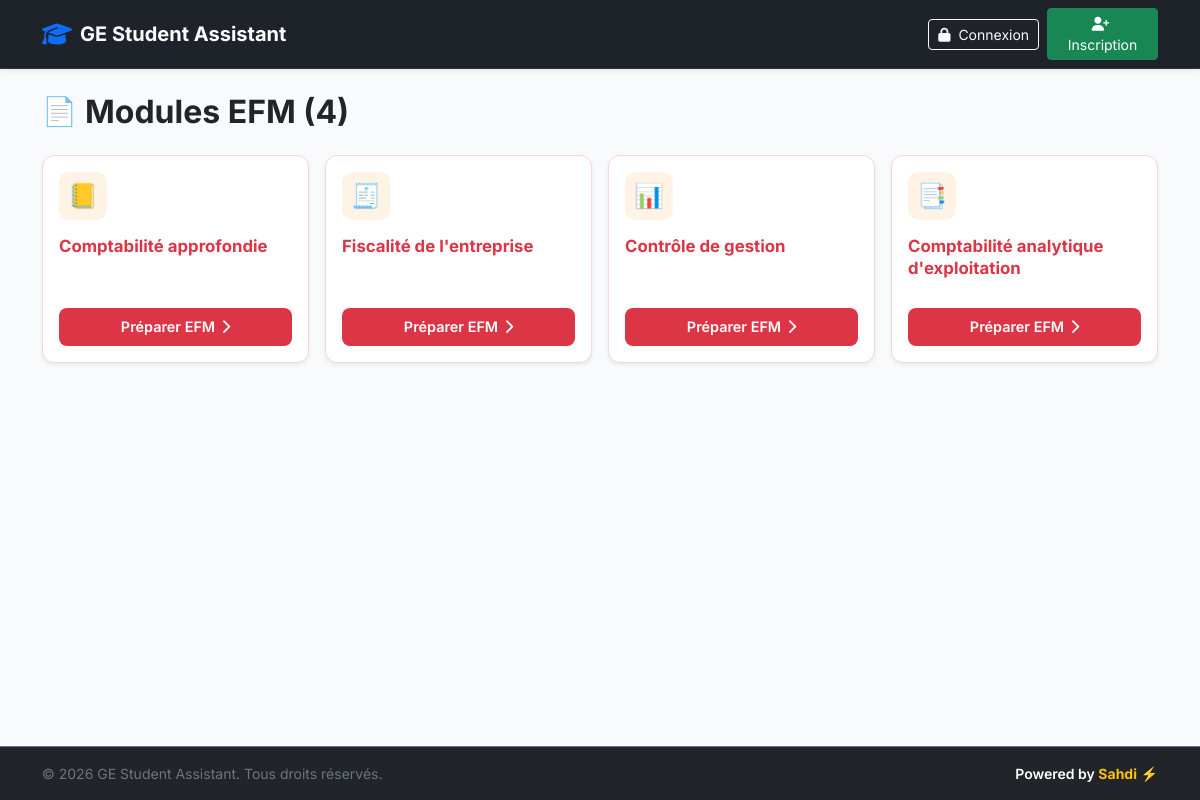
The page /efm-center on the database its author committed.
### tables this page shows
CREATE TABLE modules (
            id INTEGER PRIMARY KEY AUTOINCREMENT,
            name TEXT NOT NULL,
            type TEXT NOT NULL,
            icon TEXT
        );

### app.py (the view)
@app.route("/efm")
@app.route("/efm-center")  # 👈 ضفت هاد المسار باش يخدم مع الـ Navbar
def efm_center():
    conn = get_db()
    efm_modules = conn.execute(
        "SELECT * FROM modules WHERE type = 'EFM'"
    ).fetchall()
    conn.close()
    return render_template("efm_center.html", modules=efm_modules)

### app.py (called while the page is built)
def get_db():
    conn = sqlite3.connect("database.db")
    conn.row_factory = sqlite3.Row
    return conn

@app.before_request
def load_logged_in_user():
    user_id = session.get("user_id")
    if user_id is None:
        g.user = None
    else:
        conn = get_db()
        g.user = conn.execute("SELECT * FROM users WHERE id = ?", (user_id,)).fetchone()
        conn.close()

### templates/efm_center.html (shortened to what this page needs)
{% extends "base.html" %}
{% block content %}
<div class="mb-4">
    <h2 class="fw-bold d-flex align-items-center gap-2 text-dark">
        <span class="fs-3">📄</span> Modules EFM ({{ modules|length }})
    </h2>
</div>
<div class="row g-3">
    {% for module in modules %}
    <div class="col-12 col-sm-6 col-lg-3">
        <div class="card module-card shadow-sm h-100 p-3">
            <div class="card-body p-0 d-flex flex-column">
                <div class="icon-box-exact mb-3">
                    {% if module['id'] == 'comptabilite-approfondie' %}
                        <i class="fa-solid fa-book"></i>
                    {% elif module['id'] == 'fiscalite-entreprise' %}
                        <i class="fa-solid fa-receipt"></i>
                    {% elif module['id'] == 'controle-de-gestion' %}
                        <i class="fa-solid fa-sliders"></i>
                    {% elif module['id'] == 'comptabilite-analytique' %}
                        <i class="fa-solid fa-file-invoice-dollar"></i>
                    {% else %}
                        <span class="fs-4">{{ module["icon"] }}</span>
                    {% endif %}
                </div>
                <h5 class="fw-bold text-danger mb-4 style-title" style="min-height: 48px; font-size: 1.05rem; line-height: 1.3;">
                    {{ module["name"] }}
                </h5>
                <div class="mt-auto">
                    <a href="/efm/{{ module['id'] }}" class="btn-prepare">
                        Préparer EFM <i class="fa-solid fa-chevron-right fs-7"></i>
                    </a>
                </div>
            </div>
        </div>
    </div>
    {% endfor %}
</div>
{% endblock %}

### templates/base.html (style rules this page uses)
:root { --bg-main: #f8fafc; --card-bg: #ffffff; --text-primary: #0f172a; --accent-blue: #2563eb; --accent-orange: #f97316; --border-color: #e2e8f0; --shadow-hover: 0 10px 15px -3px rgba(37, 99, 235, 0.12), 0 4px 6px -4px rgba(37, 99, 235, 0.08); }
body { font-family: 'Inter', 'Cairo', sans-serif; background-color: var(--bg-main); color: var(--text-primary); }

### templates/efm_center.html (style rules this page uses)
.module-card { border: 1px solid #f8d7da; border-radius: 12px; background-color: #ffffff; transition: transform 0.2s ease, box-shadow 0.2s ease; }
.icon-box-exact { width: 48px; height: 48px; border-radius: 10px; background-color: #fff3e6; color: #e65100; display: flex; align-items: center; justify-content: center; font-size: 1.35rem; }
.btn-prepare { background-color: #dc3545; color: white; border-radius: 8px; font-weight: 600; font-size: 0.9rem; padding: 8px 14px; border: none; width: 100%; display: inline-flex; align-items: center; justify-content: center; gap: 6px; text-decoration: none; transition: background-color 0.2s ease; }

### rows shown on the page
modules: icon "📒", name "Comptabilité approfondie"
modules: icon "🧾", name "Fiscalité de l'entreprise"
modules: icon "📊", name "Contrôle de gestion"
modules: icon "📑", name "Comptabilité analytique d'exploitation"

### other values the page prints
{{ modules|length }} "4"
